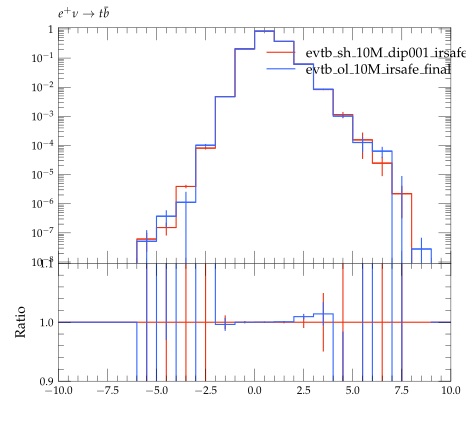

Reproduce this figure in Python.
#! /usr/bin/env python

# This Python script was auto-generated using YODA v2.0.0.
# Analysis object: /evtb/cutEg_jb_y
# Timestamp: 16-04-2024 (14:02:27)

import matplotlib as mpl
import matplotlib.pyplot as plt
mpl.use('Agg') # comment out for interactive use
import os
import numpy as np

plotDir = os.path.split(os.path.realpath(__file__))[0]
if 'YODA_USER_PLOT_PATH' in globals():
    plot_outdir = globals()['YODA_USER_PLOT_PATH']
else:
    plot_outdir = plotDir

#plot style
plt.style.use(os.path.join(plotDir, '../default.mplstyle'))
# plot metadata
figW, figH = plt.rcParams['figure.figsize']
ax_xLabel = r''
ax_yLabel = r''
ax_title  = r'$e^+ \nu \to t \bar b$'
ax_xScale = 'linear'
ax_yScale = 'log'
xLims = (-10.0, 10.0)
yLims = (9.000000000000001e-09, 1.1)

# TeX-friendly labels for the legend
labels = [ r"evtb\_sh\_10M\_dip001\_irsafe\_final", r"evtb\_ol\_10M\_irsafe\_final" ]

# Create figure and axis objects
fig, (ax, ratio0_ax) = plt.subplots(2, 1, sharex=True,
                  figsize=(figW,figH), gridspec_kw={'height_ratios': (2, 1)})
ratio0_ax.yaxis.set_major_locator(mpl.ticker.MultipleLocator(0.1))
ratio0_ax.set_ylim(0.9, 1.1)
ratio0_ax.set_ylabel('Ratio')

# LineColor map: curve index -> color
linecolors = {0: '#EE3311', 1: '#3366FF'}
# the numerical data is stored in a separate file
dataf = dict()
prefix = os.path.split(__file__)[0]
if prefix:    prefix = prefix + '/'
exec(open(prefix+'cutEg_jb_y__data.py').read(), dataf)


legend_handles = [] # keep track of handles for the legend

# style options for curves
# starts at zorder>=5 to draw curve on top of legend
styles = {
  'curve0': {
    'color' : linecolors[0],
    'linestyle' : '-',
    'marker' : 'o',
    'zorder' : 5,
    'histstyle' : True,
  },
  'curve1': {
    'color' : linecolors[1],
    'linestyle' : '-',
    'marker' : 'o',
    'zorder' : 6,
    'histstyle' : True,
  },
}
# curve from input yoda files in main panel
for label in dataf['yvals'].keys():
    if all(np.isnan(v) for v in dataf['yvals'][label]):
        continue
    tmp = None
    if styles[label]['histstyle']: # draw as histogram
        tmp, = ax.plot(dataf['xedges'], dataf['yedges'][label],
                       color=styles[label]['color'],
                       linestyle=styles[label]['linestyle'],
                       drawstyle='steps-pre', solid_joinstyle='miter',
                       zorder=styles[label]['zorder'], label=label)
        ax.errorbar(dataf['xpoints'], dataf['yvals'][label], color=styles[label]['color'],
                    xerr=dataf['xerrs'], yerr=[dataf['ydowns'][label], dataf['yups'][label]],
                    linestyle='none', zorder=styles[label]['zorder'])
    else: # draw as scatter
        tmp = ax.errorbar(dataf['xpoints'], dataf['yvals'][label],
                          xerr=dataf['xerrs'],
                          yerr=[ dataf['ydowns'][label],
                          dataf['yups'][label] ],
                          fmt=styles[label]['marker'],
                          ecolor=styles[label]['color'],
                          color=styles[label]['color'], zorder=2)
        tmp[-1][0].set_linestyle(styles[label]['linestyle'])
    legend_handles += [tmp]
    for varLabel in dataf['variation_yvals'].keys():
        if varLabel.startswith(label):
            tmp, = ax.plot(dataf['xedges'], dataf['variation_yvals'][varLabel],
                           color=styles[label]['color'],
                           linestyle=styles[label]['linestyle'],
                           drawstyle='steps-pre', solid_joinstyle='miter',
                           zorder=styles[label]['zorder'], alpha=0.5)


# plots on ratio panel
# curve from input yoda files in ratio panel
for label, yvals in dataf['ratio0_yvals'].items():
    if all(np.isnan(v) for v in yvals):
        continue
    if styles[label]['histstyle']: # plot as histogram
        ratio0_ax.plot(dataf['xedges'], yvals,
                       color=styles[label]['color'],
                       linestyle=styles[label]['linestyle'],
                       drawstyle='steps-pre', zorder=1,
                       solid_joinstyle='miter')
        ratio0_ax.vlines(dataf['xpoints'],
                         dataf['ratio0_ymin'][label],
                         dataf['ratio0_ymax'][label],
                         color=styles[label]['color'], zorder=1)
    else: # plot as scatter
        tmp = ratio0_ax.errorbar(dataf['xpoints'],
                                 yvals, xerr=dataf['xerrs'],
                                 yerr=dataf['ratio0_yerrs'][label],
                                 fmt=styles[label]['marker'],
                                 ecolor=styles[label]['color'],
                                 color=styles[label]['color'])
        tmp[-1][0].set_linestyle(styles[label]['linestyle'])

    for varlabel in dataf['ratio0_variation_vals'].keys():
        if varlabel.startswith(label):
            ratio0_ax.plot(dataf['xedges'],
                            dataf['ratio0_variation_vals'][varlabel],
                            color=styles[label]['color'],
                            linestyle=styles[label]['linestyle'],
                            drawstyle='steps-pre', solid_joinstyle='miter',
                            zorder=1, alpha=0.5)

legend_pos = (0.5, 0.97)
ax.legend(legend_handles, labels, loc='upper left', bbox_to_anchor=legend_pos)

# set plot metadata as defined above
ratio0_ax.set_xlabel(ax_xLabel)
ratio0_ax.xaxis.set_label_coords(1., -.15)
ax.set_ylabel(ax_yLabel, loc='top')
ax.set_title(ax_title, loc='left')
ax.set_xscale(ax_xScale)
ax.set_yscale(ax_yScale)
ax.set_xlim(xLims)
ax.set_ylim(yLims)

# tick formatting
plt.rcParams['xtick.top'] = True
plt.rcParams['ytick.right'] = True
ax.yaxis.set_major_locator(mpl.ticker.LogLocator(base=10.0, numticks=np.inf))
ax.yaxis.set_minor_locator(mpl.ticker.LogLocator(
                           base=10.0, subs=np.arange(0.1, 1, 0.1), numticks=np.inf))
fig.align_ylabels((ax, ratio0_ax))
plt.savefig(os.path.join(plot_outdir, 'cutEg_jb_y.pdf'), format='PDF')
plt.savefig(os.path.join(plot_outdir, 'cutEg_jb_y.png'), format='PNG')

plt.close(fig)
